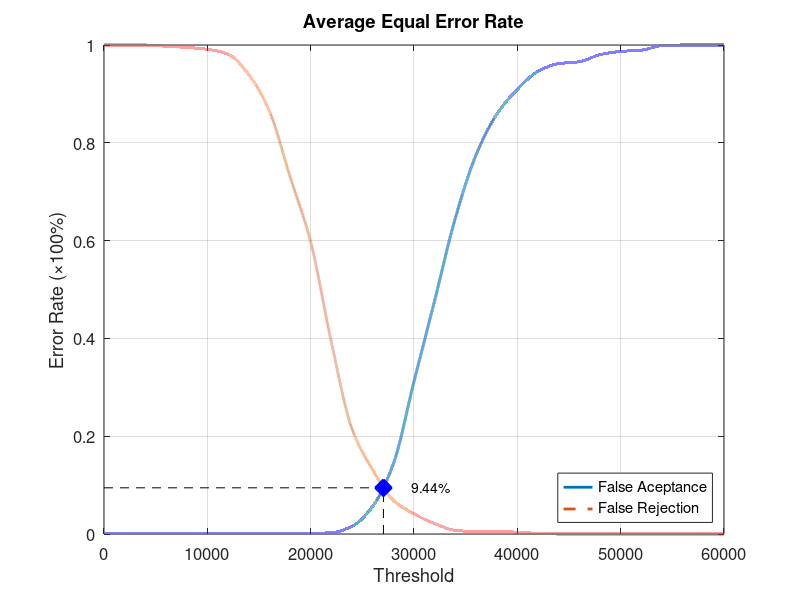
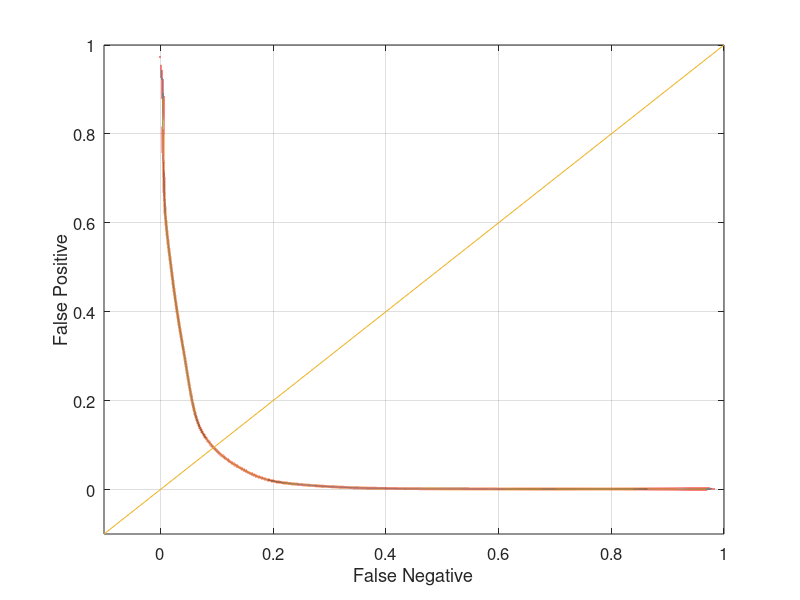

Write the MATLAB code that produced these figures, in order.
function yEER = Experiment3Average
close all;
clear;
clc;
x = 0:2000:60000;
xq = 0:0.5:60000;

y0 = [0 0.00131579 0.00131579 0.00131579 0.00131579 0.00131579 0.00131579 0.00131579 0.00131579 0.00131579 0.00131579 0.00263158 0.0157895 0.0565789 0.143421 0.311842 0.477632 0.646053 0.775 0.857895 0.909211 0.946053 0.961842 0.965789 0.980263 0.986842 0.989474 0.998684 1 1 1];
yy0 = interp1(x, y0, xq, 'pchip');
y1 = [1 1 1 0.9975 0.995 0.99125 0.98125 0.94 0.865 0.73125 0.5975 0.3925 0.215 0.13125 0.06875 0.04125 0.02125 0.0075 0.005 0.005 0.00375 0.00125 0 0 0 0 0 0 0 0 0];
yy1 = interp1(x, y1, xq, 'pchip');

% Calculating EER: 
y2 = abs(y0 - y1);
find(y2 == min(y2))
yy2 = abs(yy0 - yy1);
xEER = find(yy2 == min(yy2));
xEERIndex = xq(xEER) % X-axis EER
yEER = yy0(xEER) % Y-axis EER

main = figure
plot(xq, yy0,'-','LineWidth', 2);	hold on
plot(xq, yy1,'--','LineWidth', 2);	hold on
plot([xEERIndex xEERIndex], [0 yEER], 'k--');	hold on
plot([0 xEERIndex], [yEER yEER], 'k--');	hold on
plot(xEERIndex, yEER, 'bx', 'LineWidth', 10);	hold on
text(xEERIndex + 10 * xEERIndex / 100, yEER, [num2str(round((10000 * yEER)) / 100) '%'])
legend('False Aceptance', 'False Rejection', 'Location', 'SouthEast')
xlabel('Threshold')
ylabel('Error Rate (\times100%)')
title('Average Equal Error Rate')
set(gca, 'FontSize', 12)
axis([0 60000 0 1])
grid on

print(main, 'Experiment3AverageMain', '-dpng');
FNRxFPR = figure('Color', [1 1 1]);
plot(yy1, yy0, '-', yy1, yy0, 'LineWidth', 2);
hold on
y = -0.1:0.1:1
plot(y, y); 
set(gca, 'FontSize', 12)
xlabel('False Negative')
ylabel('False Positive')
axis([-0.1 1 -0.1 1])
set(gca, 'FontSize', 12)
grid on

print(FNRxFPR, 'Experiment3AverageFNRxFPR','-dpng');
end
